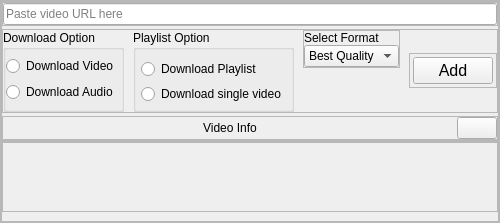
        <widget class="QFrame" name="frame_left">
         <property name="sizePolicy">
          <sizepolicy hsizetype="Expanding" vsizetype="Expanding">
           <horstretch>0</horstretch>
           <verstretch>0</verstretch>
          </sizepolicy>
         </property>
         <property name="minimumSize">
          <size>
           <width>0</width>
           <height>0</height>
          </size>
         </property>
         <property name="styleSheet">
          <string notr="true"/>
         </property>
         <property name="frameShape">
          <enum>QFrame::StyledPanel</enum>
         </property>
         <property name="frameShadow">
          <enum>QFrame::Raised</enum>
         </property>
         <layout class="QVBoxLayout" name="verticalLayout_2">
          <property name="spacing">
           <number>0</number>
          </property>
          <property name="leftMargin">
           <number>0</number>
          </property>
          <property name="topMargin">
           <number>0</number>
          </property>
          <property name="rightMargin">
           <number>0</number>
          </property>
          <property name="bottomMargin">
           <number>0</number>
          </property>
          <item alignment="Qt::AlignTop">
           <widget class="QFrame" name="frame_addNew">
            <property name="frameShape">
             <enum>QFrame::StyledPanel</enum>
            </property>
            <property name="frameShadow">
             <enum>QFrame::Raised</enum>
            </property>
            <layout class="QVBoxLayout" name="verticalLayout_3">
             <property name="spacing">
              <number>3</number>
             </property>
             <property name="leftMargin">
              <number>0</number>
             </property>
             <property name="topMargin">
              <number>0</number>
             </property>
             <property name="rightMargin">
              <number>0</number>
             </property>
             <property name="bottomMargin">
              <number>0</number>
             </property>
             <item alignment="Qt::AlignTop">
              <widget class="QFrame" name="frame_AddNewURL">
               <property name="frameShape">
                <enum>QFrame::StyledPanel</enum>
               </property>
               <property name="frameShadow">
                <enum>QFrame::Raised</enum>
               </property>
               <layout class="QVBoxLayout" name="verticalLayout_4">
                <property name="spacing">
                 <number>0</number>
                </property>
                <property name="leftMargin">
                 <number>0</number>
                </property>
                <property name="topMargin">
                 <number>0</number>
                </property>
                <property name="rightMargin">
                 <number>0</number>
                </property>
                <property name="bottomMargin">
                 <number>0</number>
                </property>
                <item>
                 <widget class="QLineEdit" name="textAddNewURL">
                  <property name="placeholderText">
                   <string>Paste video URL here</string>
                  </property>
                 </widget>
                </item>
               </layout>
              </widget>
             </item>
             <item>
              <widget class="QFrame" name="frame_AddNewOptions">
               <property name="sizePolicy">
                <sizepolicy hsizetype="Expanding" vsizetype="Expanding">
                 <horstretch>0</horstretch>
                 <verstretch>0</verstretch>
                </sizepolicy>
               </property>
               <property name="frameShape">
                <enum>QFrame::StyledPanel</enum>
               </property>
               <property name="frameShadow">
                <enum>QFrame::Raised</enum>
               </property>
               <layout class="QHBoxLayout" name="horizontalLayout_5">
                <property name="spacing">
                 <number>9</number>
                </property>
                <property name="leftMargin">
                 <number>0</number>
                </property>
                <property name="topMargin">
                 <number>0</number>
                </property>
                <property name="rightMargin">
                 <number>0</number>
                </property>
                <property name="bottomMargin">
                 <number>0</number>
                </property>
                <item>
                 <widget class="QGroupBox" name="groupBoxDownloadOption">
                  <property name="sizePolicy">
                   <sizepolicy hsizetype="Preferred" vsizetype="Expanding">
                    <horstretch>0</horstretch>
                    <verstretch>0</verstretch>
                   </sizepolicy>
                  </property>
                  <property name="title">
                   <string>Download Option</string>
                  </property>
                  <layout class="QVBoxLayout" name="verticalLayout_6">
                   <property name="spacing">
                    <number>0</number>
                   </property>
                   <property name="leftMargin">
                    <number>0</number>
                   </property>
                   <property name="topMargin">
                    <number>0</number>
                   </property>
                   <property name="rightMargin">
                    <number>0</number>
                   </property>
                   <property name="bottomMargin">
                    <number>0</number>
                   </property>
                   <item>
                    <widget class="QRadioButton" name="radioButtonVideoDownload">
                     <property name="cursor">
                      <cursorShape>PointingHandCursor</cursorShape>
                     </property>
                     <property name="text">
                      <string>Download Video</string>
                     </property>
                    </widget>
                   </item>
                   <item>
                    <widget class="QRadioButton" name="radioButtonAudioDownload">
                     <property name="cursor">
                      <cursorShape>PointingHandCursor</cursorShape>
                     </property>
                     <property name="text">
                      <string>Download Audio</string>
                     </property>
                    </widget>
                   </item>
                  </layout>
                 </widget>
                </item>
                <item>
                 <widget class="QGroupBox" name="groupBoxPlaylistOption">
                  <property name="title">
                   <string>Playlist Option</string>
                  </property>
                  <layout class="QVBoxLayout" name="verticalLayout_7">
                   <property name="spacing">
                    <number>5</number>
                   </property>
                   <property name="leftMargin">
                    <number>5</number>
                   </property>
                   <property name="rightMargin">
                    <number>5</number>
                   </property>
                   <property name="bottomMargin">
                    <number>5</number>
                   </property>
                   <item>
                    <widget class="QRadioButton" name="radioButtonDownloadPlaylist">
                     <property name="cursor">
                      <cursorShape>PointingHandCursor</cursorShape>
                     </property>
                     <property name="text">
                      <string>Download Playlist</string>
                     </property>
                    </widget>
                   </item>
                   <item>
                    <widget class="QRadioButton" name="radioButtonDownloadSingleVidoe">
                     <property name="cursor">
                      <cursorShape>PointingHandCursor</cursorShape>
                     </property>
                     <property name="text">
                      <string>Download single video</string>
                     </property>
                    </widget>
                   </item>
                  </layout>
                 </widget>
                </item>
                <item alignment="Qt::AlignTop">
                 <widget class="QFrame" name="frame_format">
                  <property name="frameShape">
                   <enum>QFrame::StyledPanel</enum>
                  </property>
                  <property name="frameShadow">
                   <enum>QFrame::Raised</enum>
                  </property>
                  <layout class="QVBoxLayout" name="verticalLayout_5">
                   <property name="spacing">
                    <number>0</number>
                   </property>
                   <property name="leftMargin">
                    <number>0</number>
                   </property>
                   <property name="topMargin">
                    <number>0</number>
                   </property>
                   <property name="rightMargin">
                    <number>0</number>
                   </property>
                   <property name="bottomMargin">
                    <number>0</number>
                   </property>
                   <item alignment="Qt::AlignTop">
                    <widget class="QLabel" name="labelFormat">
                     <property name="text">
                      <string>Select Format</string>
                     </property>
                    </widget>
                   </item>
                   <item>
                    <widget class="QComboBox" name="comboBoxSelectFormat">
                     <item>
                      <property name="text">
                       <string>Best Quality</string>
                      </property>
                     </item>
                    </widget>
                   </item>
                  </layout>
                 </widget>
                </item>
                <item alignment="Qt::AlignRight|Qt::AlignVCenter">
                 <widget class="QFrame" name="frame_AddNow">
                  <property name="frameShape">
                   <enum>QFrame::StyledPanel</enum>
                  </property>
                  <property name="frameShadow">
                   <enum>QFrame::Raised</enum>
                  </property>
                  <layout class="QVBoxLayout" name="verticalLayout_8" stretch="0">
                   <property name="spacing">
                    <number>3</number>
                   </property>
                   <property name="leftMargin">
                    <number>3</number>
                   </property>
                   <property name="topMargin">
                    <number>3</number>
                   </property>
                   <property name="rightMargin">
                    <number>3</number>
                   </property>
                   <property name="bottomMargin">
                    <number>3</number>
                   </property>
                   <item>
                    <widget class="QPushButton" name="buttonAddNewDownload">
                     <property name="sizePolicy">
                      <sizepolicy hsizetype="Minimum" vsizetype="Expanding">
                       <horstretch>0</horstretch>
                       <verstretch>0</verstretch>
                      </sizepolicy>
                     </property>
                     <property name="font">
                      <font>
                       <pointsize>12</pointsize>
                      </font>
                     </property>
                     <property name="cursor">
                      <cursorShape>PointingHandCursor</cursorShape>
                     </property>
                     <property name="text">
                      <string>Add</string>
                     </property>
                     <property name="icon">
                      <iconset resource="../icons.qrc">
                       <normaloff>:/white icons/White icon/plus-circle.svg</normaloff>:/white icons/White icon/plus-circle.svg</iconset>
                     </property>
                     <property name="iconSize">
                      <size>
                       <width>40</width>
                       <height>40</height>
                      </size>
                     </property>
                    </widget>
                   </item>
                  </layout>
                 </widget>
                </item>
               </layout>
              </widget>
             </item>
             <item alignment="Qt::AlignBottom">
              <widget class="QFrame" name="frame_addNewStatus">
               <property name="frameShape">
                <enum>QFrame::StyledPanel</enum>
               </property>
               <property name="frameShadow">
                <enum>QFrame::Raised</enum>
               </property>
               <layout class="QHBoxLayout" name="horizontalLayout_4">
                <property name="spacing">
                 <number>0</number>
                </property>
                <property name="leftMargin">
                 <number>0</number>
                </property>
                <property name="topMargin">
                 <number>0</number>
                </property>
                <property name="rightMargin">
                 <number>0</number>
                </property>
                <property name="bottomMargin">
                 <number>0</number>
                </property>
                <item>
                 <widget class="QLabel" name="labelAddNewStatus">
                  <property name="sizePolicy">
                   <sizepolicy hsizetype="Expanding" vsizetype="Preferred">
                    <horstretch>0</horstretch>
                    <verstretch>0</verstretch>
                   </sizepolicy>
                  </property>
                  <property name="text">
                   <string>Video Info</string>
                  </property>
                  <property name="alignment">
                   <set>Qt::AlignCenter</set>
                  </property>
                  <property name="wordWrap">
                   <bool>true</bool>
                  </property>
                 </widget>
                </item>
                <item alignment="Qt::AlignRight|Qt::AlignBottom">
                 <widget class="QPushButton" name="buttonHideShowAddNew">
                  <property name="sizePolicy">
                   <sizepolicy hsizetype="Preferred" vsizetype="Fixed">
                    <horstretch>0</horstretch>
                    <verstretch>0</verstretch>
                   </sizepolicy>
                  </property>
                  <property name="text">
                   <string/>
                  </property>
                  <property name="icon">
                   <iconset resource="../icons.qrc">
                    <normaloff>:/white icons/White icon/chevron-up.svg</normaloff>:/white icons/White icon/chevron-up.svg</iconset>
                  </property>
                  <property name="iconSize">
                   <size>
                    <width>20</width>
                    <height>20</height>
                   </size>
                  </property>
                 </widget>
                </item>
               </layout>
              </widget>
             </item>
            </layout>
           </widget>
          </item>
          <item>
           <widget class="QFrame" name="frame_downloads_list">
            <property name="sizePolicy">
             <sizepolicy hsizetype="Preferred" vsizetype="Expanding">
              <horstretch>0</horstretch>
              <verstretch>0</verstretch>
             </sizepolicy>
            </property>
            <property name="frameShape">
             <enum>QFrame::StyledPanel</enum>
            </property>
            <property name="frameShadow">
             <enum>QFrame::Raised</enum>
            </property>
            <layout class="QVBoxLayout" name="verticalLayout_12">
             <property name="spacing">
              <number>0</number>
             </property>
             <property name="leftMargin">
              <number>0</number>
             </property>
             <property name="topMargin">
              <number>0</number>
             </property>
             <property name="rightMargin">
              <number>0</number>
             </property>
             <property name="bottomMargin">
              <number>9</number>
             </property>
             <item>
              <widget class="QScrollArea" name="parentScrolArea">
               <property name="styleSheet">
                <string notr="true"/>
               </property>
               <property name="sizeAdjustPolicy">
                <enum>QAbstractScrollArea::AdjustIgnored</enum>
               </property>
               <property name="widgetResizable">
                <bool>true</bool>
               </property>
               <property name="alignment">
                <set>Qt::AlignLeading|Qt::AlignLeft|Qt::AlignTop</set>
               </property>
               <widget class="QWidget" name="parentScrollAreaWidgetContents">
                <property name="geometry">
                 <rect>
                  <x>0</x>
                  <y>0</y>
                  <width>365</width>
                  <height>244</height>
                 </rect>
                </property>
                <property name="sizePolicy">
                 <sizepolicy hsizetype="Preferred" vsizetype="Preferred">
                  <horstretch>0</horstretch>
                  <verstretch>0</verstretch>
                 </sizepolicy>
                </property>
                <property name="layoutDirection">
                 <enum>Qt::LeftToRight</enum>
                </property>
               </widget>
              </widget>
             </item>
            </layout>
           </widget>
          </item>
         </layout>
        </widget>
